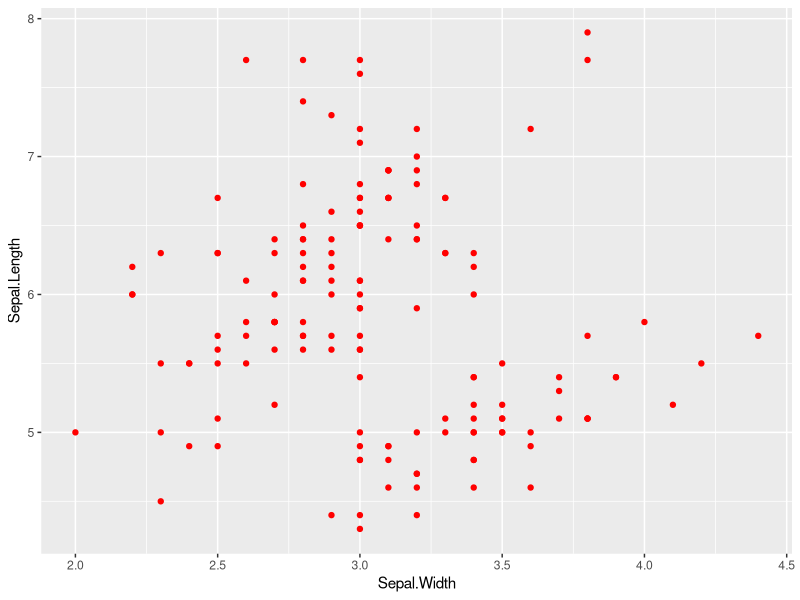
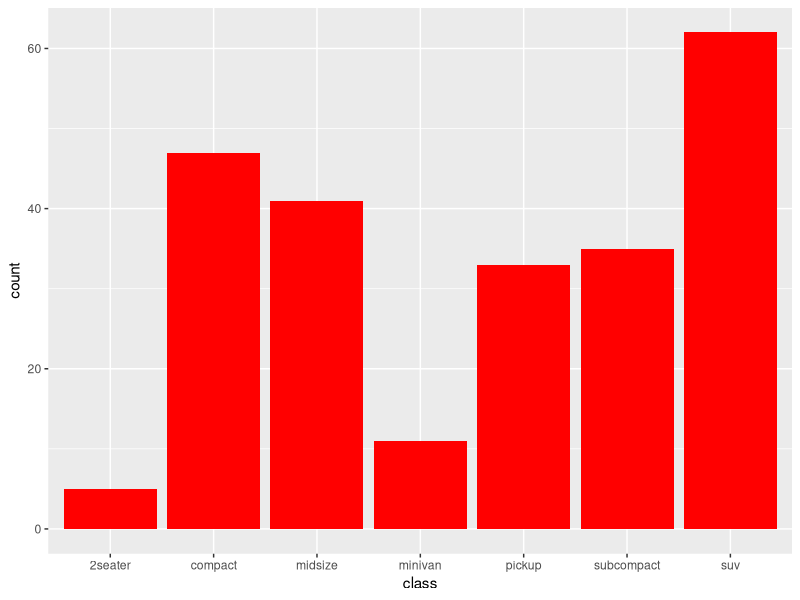
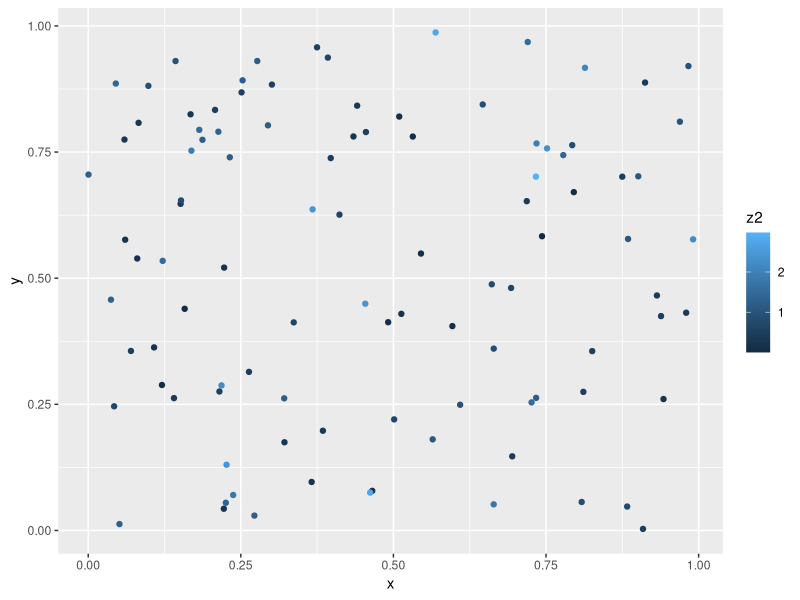
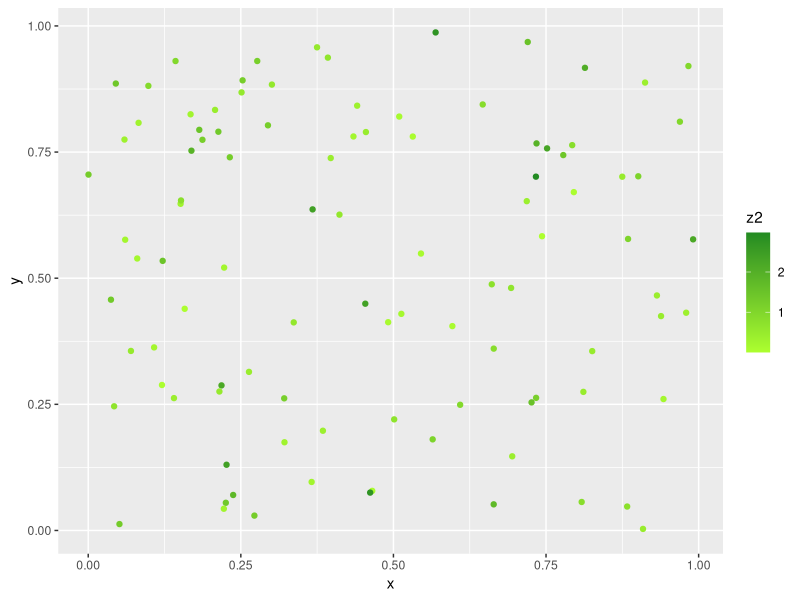
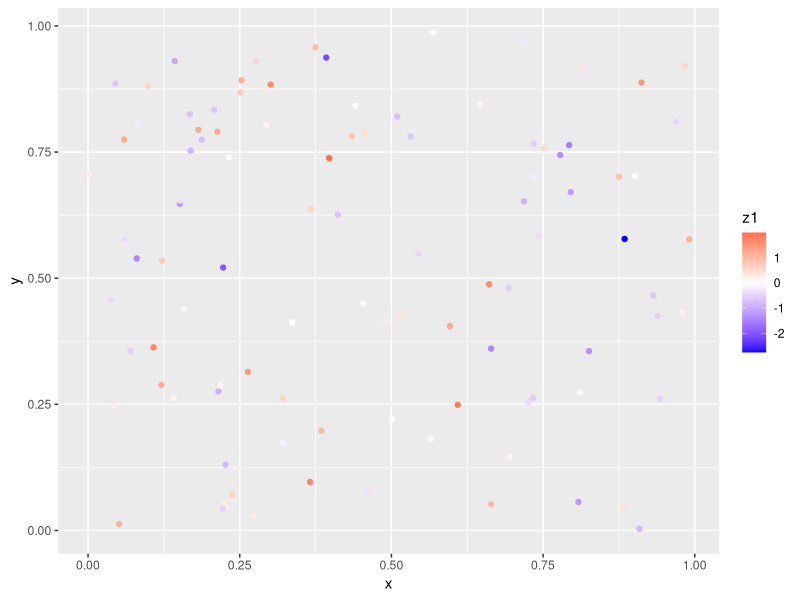
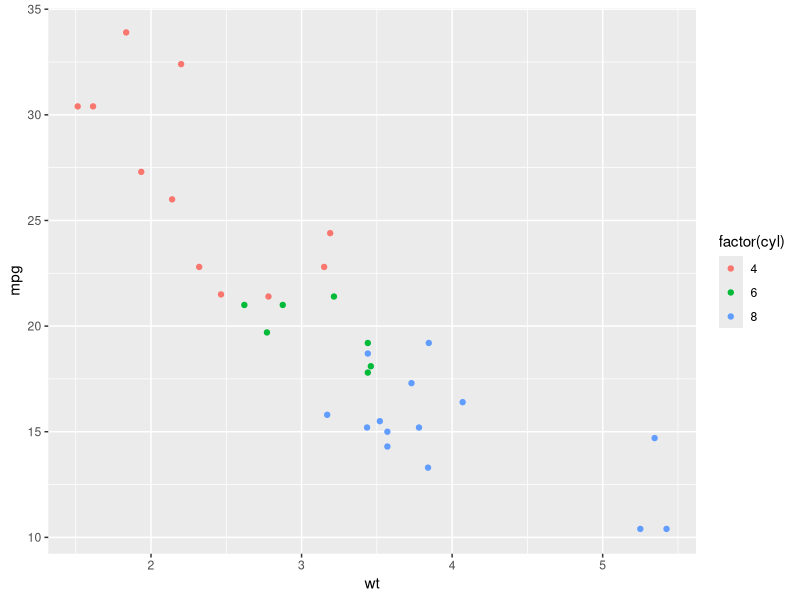
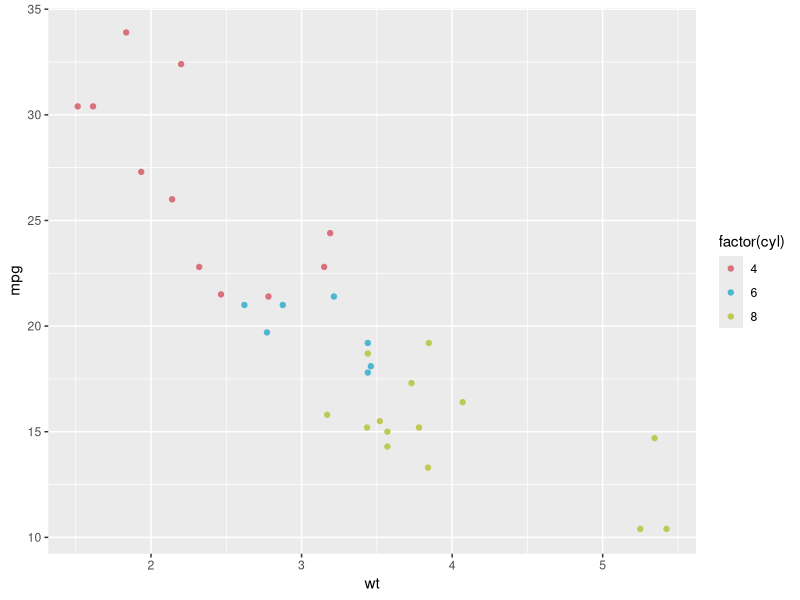

These charts were generated, in order, by the following R code:
## ---- chunk 1
knitr::opts_chunk$set(fig.width=8, fig.height=6, fig.align = 'center',
                      error=FALSE, warning=FALSE, message=FALSE, dpi=300)

# Inelegant solution to font dependency issues
options(device = function(file, width, height) {
  png(tempfile(), width = width, height = height)
})

## ---- chunk 2
library(tidyverse)

ggplot(iris) + 
    geom_point(aes(x = Sepal.Width, y = Sepal.Length), color = 'red')
## ---- chunk 3
ggplot(mpg) +
    geom_bar(aes(x = class), fill = 'red')
## ---- chunk 4
df <- data.frame(
  x = runif(100), # 100 uniformly distributed random values
  y = runif(100), # 100 uniformly distributed random values
  z1 = rnorm(100), # 100 normally distributed random values
  z2 = abs(rnorm(100)) # 100 normally distributed random values mapped to positive
)
## ---- chunk 5
# Default colour scale colours from light blue to dark blue
g1 <- ggplot(df, aes(x, y)) +
  geom_point(aes(color = z2))

g1
## ---- chunk 6
g1 + 
  scale_color_gradient(low = 'greenyellow', high = 'forestgreen')
## ---- chunk 7
ggplot(df, aes(x, y)) +
  geom_point(aes(colour = z1)) +
  scale_color_gradient2(low = 'blue', mid = 'white', high = 'red')
## ---- chunk 8
g2 <- ggplot(mtcars, aes(x = wt, y = mpg)) +
  geom_point(aes(color = factor(cyl)))

g2
## ---- chunk 9
colors <- c("4" = "#D9717D", "6" = "#4DB6D0", "8" = "#BECA55")

g2 + 
  scale_color_manual(values = colors)
